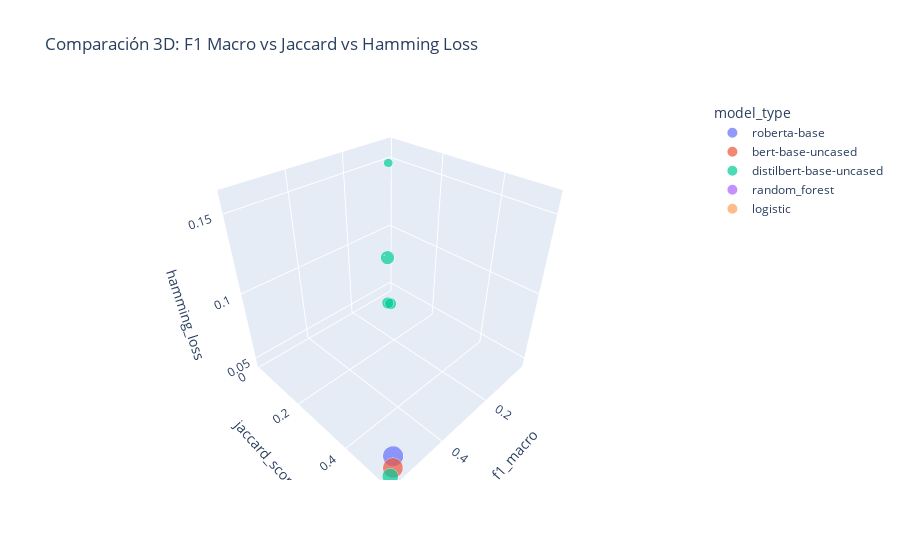

Notebook code for this chart:
### Code cell
# NUEVA CELDA: Gráficos comparativos avanzados
import plotly.express as px
import plotly.graph_objects as go
from plotly.subplots import make_subplots

# Gráfico de dispersión: F1 vs Jaccard vs Hamming
fig = px.scatter_3d(
    results_df, 
    x='f1_macro', 
    y='jaccard_score', 
    z='hamming_loss',
    color='model_type',
    size='duration',
    hover_data=['epochs', 'batch_size', 'learning_rate'],
    title='Comparación 3D: F1 Macro vs Jaccard vs Hamming Loss'
)
fig.show()

# Gráfico de barras por modelo
fig = make_subplots(
    rows=2, cols=2,
    subplot_titles=['F1 Macro', 'Jaccard Score', 'Hamming Loss', 'Tiempo de Entrenamiento']
)

model_avg = results_df.groupby('model_type').mean()

# F1 Macro
fig.add_trace(
    go.Bar(x=model_avg.index, y=model_avg['f1_macro'], name='F1 Macro'),
    row=1, col=1
)

# Jaccard Score  
fig.add_trace(
    go.Bar(x=model_avg.index, y=model_avg['jaccard_score'], name='Jaccard'),
    row=1, col=2
)

# Hamming Loss
fig.add_trace(
    go.Bar(x=model_avg.index, y=model_avg['hamming_loss'], name='Hamming Loss'),
    row=2, col=1
)

# Duración
fig.add_trace(
    go.Bar(x=model_avg.index, y=model_avg['duration'], name='Duration (s)'),
    row=2, col=2
)

fig.update_layout(height=600, showlegend=False, title_text="Comparación por Tipo de Modelo")
fig.show()

### Figure 1 — Plotly figure (JSON) as saved in the notebook; plotly's stock layout.template omitted (floating-point values rounded to 4 significant figures)
{"data": [{"customdata": [["3", "4", "1e-05"]], "hovertemplate": "model_type=roberta-base<br>f1_macro=%{x}<br>jaccard_score=%{y}<br>hamming_loss=%{z}<br>duration=%{marker.size}<br>epochs=%{customdata[0]}<br>batch_size=%{customdata[1]}<br>learning_rate=%{customdata[2]}<extra></extra>", "legendgroup": "roberta-base", "marker": {"color": "#636efa", "size": [5744.0], "sizemode": "area", "sizeref": 14.36, "symbol": "circle"}, "mode": "markers", "name": "roberta-base", "scene": "scene", "showlegend": true, "type": "scatter3d", "x": [0.539], "y": [0.5103], "z": [0.04812]}, {"customdata": [["3", "4", "2e-05"]], "hovertemplate": "model_type=bert-base-uncased<br>f1_macro=%{x}<br>jaccard_score=%{y}<br>hamming_loss=%{z}<br>duration=%{marker.size}<br>epochs=%{customdata[0]}<br>batch_size=%{customdata[1]}<br>learning_rate=%{customdata[2]}<extra></extra>", "legendgroup": "bert-base-uncased", "marker": {"color": "#EF553B", "size": [5569.0], "sizemode": "area", "sizeref": 14.36, "symbol": "circle"}, "mode": "markers", "name": "bert-base-uncased", "scene": "scene", "showlegend": true, "type": "scatter3d", "x": [0.5588], "y": [0.5284], "z": [0.04638]}, {"customdata": [["3", "16", "2e-05"], ["4", "8", "3e-05"], ["2", "8", "2e-05"], ["2", "8", "2e-05"], ["2", "8", "2e-05"]], "hovertemplate": "model_type=distilbert-base-uncased<br>f1_macro=%{x}<br>jaccard_score=%{y}<br>hamming_loss=%{z}<br>duration=%{marker.size}<br>epochs=%{customdata[0]}<br>batch_size=%{customdata[1]}<br>learning_rate=%{customdata[2]}<extra></extra>", "legendgroup": "distilbert-base-uncased", "marker": {"color": "#00cc96", "size": [2521.0, 3513.0, 1809.0, 1842.0, 1078.0], "sizemode": "area", "sizeref": 14.36, "symbol": "circle"}, "mode": "markers", "name": "distilbert-base-uncased", "scene": "scene", "showlegend": true, "type": "scatter3d", "x": [0.1441, 0.5792, 0.2339, 0.2383, 0.05042], "y": [0.1162, 0.5391, 0.2145, 0.2071, 0.03158], "z": [0.09623, 0.04613, 0.07912, 0.07937, 0.1506]}, {"customdata": [["N/A", "N/A", "N/A"], ["N/A", "N/A", "N/A"], ["N/A", "N/A", "N/A"], ["N/A", "N/A", "N/A"], ["N/A", "N/A", "N/A"], ["N/A", "N/A", "N/A"]], "hovertemplate": "model_type=random_forest<br>f1_macro=%{x}<br>jaccard_score=%{y}<br>hamming_loss=%{z}<br>duration=%{marker.size}<br>epochs=%{customdata[0]}<br>batch_size=%{customdata[1]}<br>learning_rate=%{customdata[2]}<extra></extra>", "legendgroup": "random_forest", "marker": {"color": "#ab63fa", "size": [6.533, 6.031, 6.999, 6.244, 6.042, 5.688], "sizemode": "area", "sizeref": 14.36, "symbol": "circle"}, "mode": "markers", "name": "random_forest", "scene": "scene", "showlegend": true, "type": "scatter3d", "x": [0.1473, 0.09699, 0.1473, 0.09699, 0.08149, 0.06136], "y": [0.1061, 0.07322, 0.1061, 0.07322, 0.05098, 0.0375], "z": [0.09747, 0.1022, 0.09747, 0.1022, 0.1437, 0.1494]}, {"customdata": [["N/A", "N/A", "N/A"], ["N/A", "N/A", "N/A"], ["N/A", "N/A", "N/A"], ["N/A", "N/A", "N/A"], ["N/A", "N/A", "N/A"], ["N/A", "N/A", "N/A"]], "hovertemplate": "model_type=logistic<br>f1_macro=%{x}<br>jaccard_score=%{y}<br>hamming_loss=%{z}<br>duration=%{marker.size}<br>epochs=%{customdata[0]}<br>batch_size=%{customdata[1]}<br>learning_rate=%{customdata[2]}<extra></extra>", "legendgroup": "logistic", "marker": {"color": "#FFA15A", "size": [5.067, 9.16, 5.338, 6.851, 5.035, 7.238], "sizemode": "area", "sizeref": 14.36, "symbol": "circle"}, "mode": "markers", "name": "logistic", "scene": "scene", "showlegend": true, "type": "scatter3d", "x": [0.07214, 0.382, 0.07214, 0.382, 0.0198, 0.1191], "y": [0.059, 0.3216, 0.059, 0.3216, 0.01075, 0.08089], "z": [0.1044, 0.06944, 0.1044, 0.06944, 0.1594, 0.1363]}], "layout": {"legend": {"itemsizing": "constant", "title": {"text": "model_type"}, "tracegroupgap": 0}, "scene": {"domain": {"x": [0, 1], "y": [0, 1]}, "xaxis": {"title": {"text": "f1_macro"}}, "yaxis": {"title": {"text": "jaccard_score"}}, "zaxis": {"title": {"text": "hamming_loss"}}}, "title": {"text": "Comparación 3D: F1 Macro vs Jaccard vs Hamming Loss"}}}
